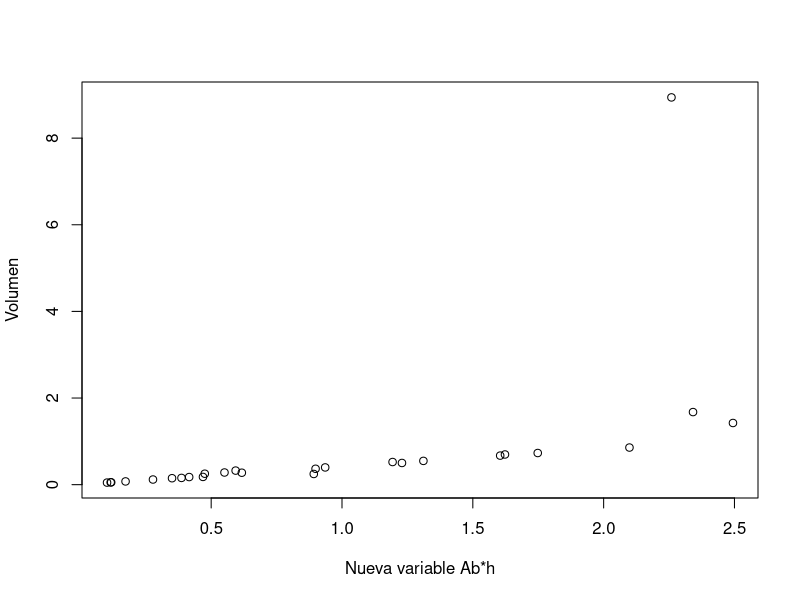
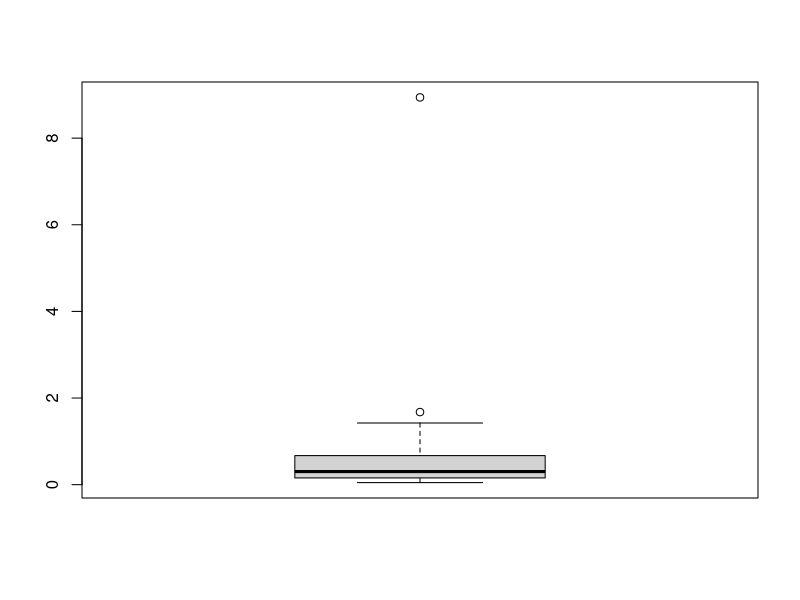
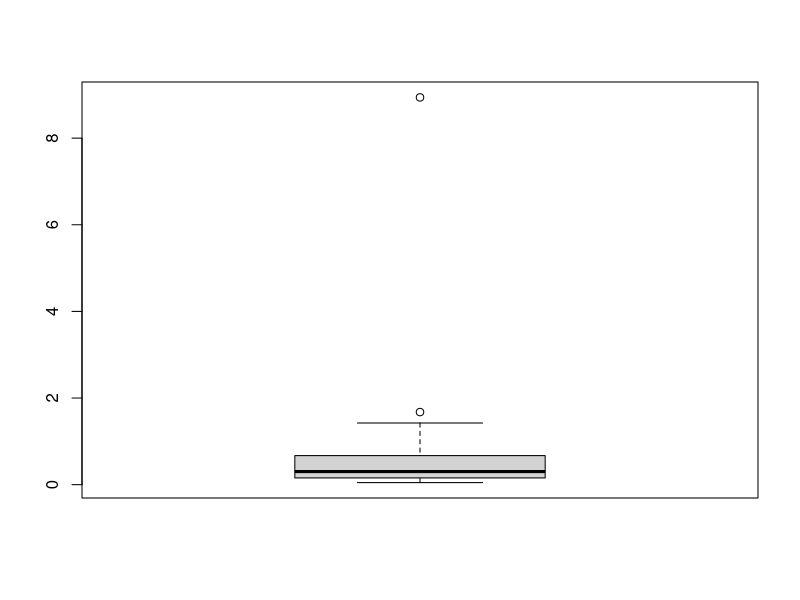
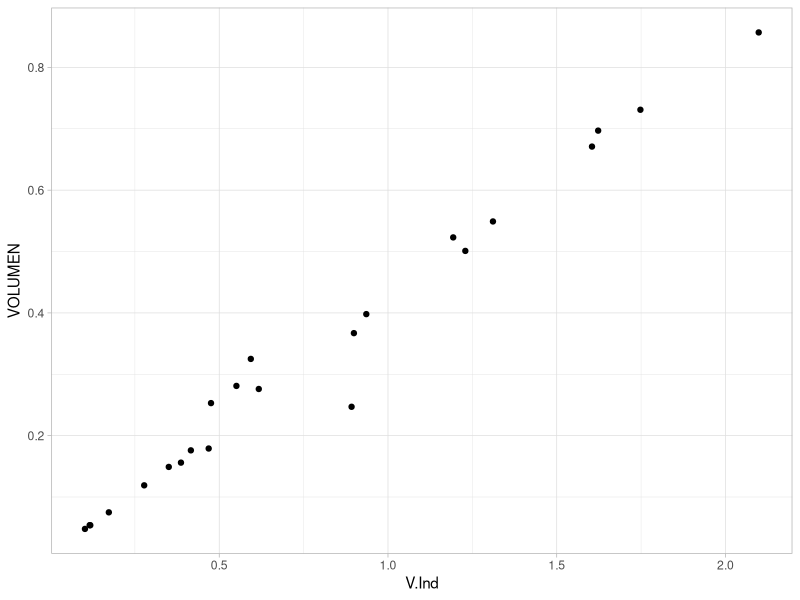
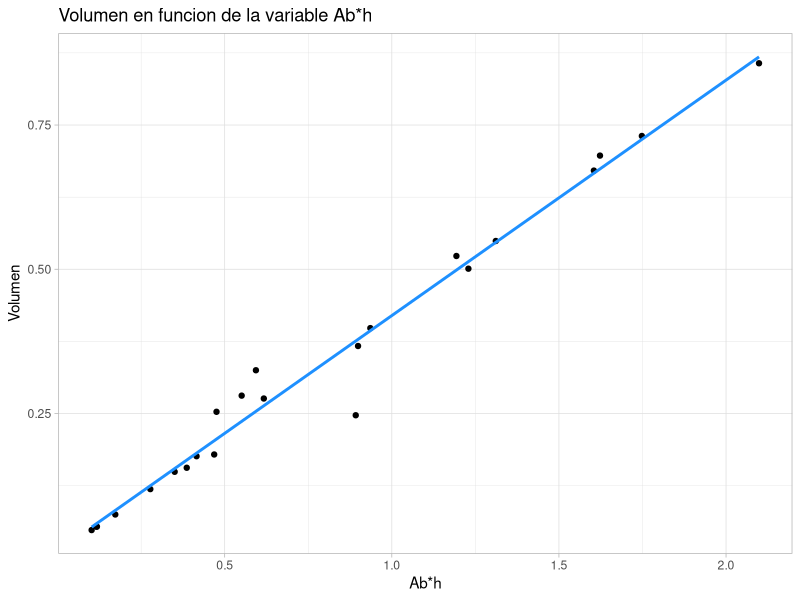
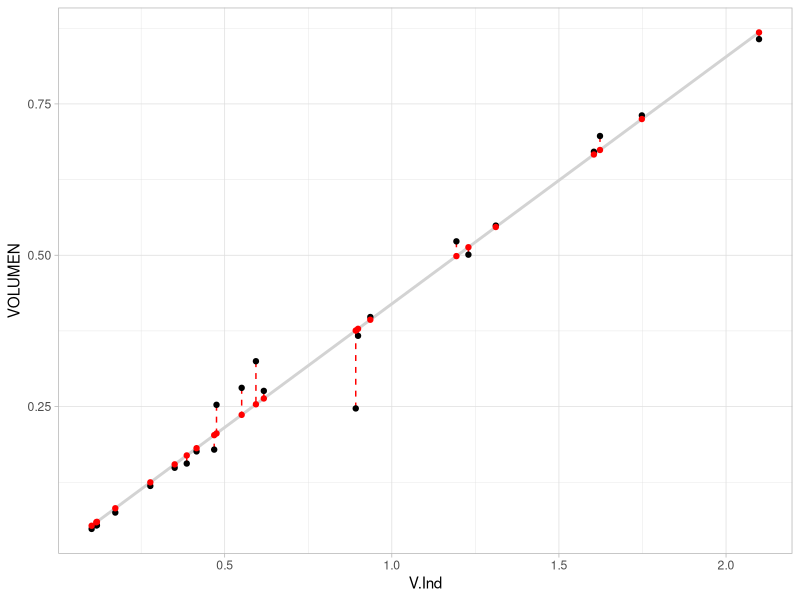

The R source for these figures, in order:
#Lectura de datos de una parcela permanente de 1/40 hectareas

datos <- read.csv2("Tabla1.csv",dec=".",fileEncoding = "latin1")
str(datos)
View(datos)
names(datos) <- c("ID","DAP","ALTURA","VOLUMEN")

#Se propondra un modelo de regresion lineal simple, relacionando volumen con una variable
#explicatoria, Area basal*Altura, pues es logico pensar en una estimacion del volumen de esa
#forma.

datos$V.Ind <- (((datos$DAP/100)^2)*pi/4)*datos$ALTURA

#Posterior se hace una vision general de los datos a relacionar
plot(datos$V.Ind,datos$VOLUMEN,xlab="Nueva variable Ab*h",ylab="Volumen")
#Parecen presentarsen outliers, lo que va a generar mayor error en un modelo explicatorio
#Sin embargo se confirmaran con el generado de boxplot

str(boxplot(datos$VOLUMEN))
#Efectivamente hay datos at?picos
Outliers <- boxplot(datos$VOLUMEN)$out
#Muestra dos outliers
datos[datos$VOLUMEN==(Outliers[1])|datos$VOLUMEN==(Outliers[2]),]


#Prueba de deteccion de atipicos de TUKEY 
cuantiles <- as.list(summary(datos$VOLUMEN))
#se puede notar que la media esta al doble de la mediana, muy alejadas, significa que
#pasa algo raro. Entre Q1 y Q3 se encuentran el 50% de los datos
#Rango intercuantilico IQR
IQR <- cuantiles$`3rd Qu.`-cuantiles$`1st Qu.`
Q1 <- cuantiles$`1st Qu.`
Q2 <- cuantiles$`3rd Qu.`
#hay 0.4795 pasos
#valor atipico leve que dista 1.5 veces *IQR debajo de
#Q1 o encima de Q3
#Valor atipico extremo dista 3 veces
#Estos serian los intervalos con valores atipicos leves
Q1-1.5*IQR #negativo, minimo seria cero
maximo <- Q2+1.5*IQR #maximo posible

#Visualizacion de los datos que son considerados atipicos leves
datos[(which(datos$VOLUMEN>maximo)),]

#visualizacion de los datos que son atipicos extremos
maximo2 <- Q2+3*IQR
datos[(which(datos$VOLUMEN>maximo2)),]


#Generando el modelo lineal, tambien es posible encontrar las medidas atipicas
modelo1 <- lm(datos$VOLUMEN~datos$V.Ind)
summary(modelo1)
influence.measures(modelo1)

#data Wrangling 
datos2 <- datos[-(which(datos$VOLUMEN>maximo)),]

#Visualizacion de datos ggplot
library(ggplot2)
ggplot(datos2, aes(x=V.Ind, y=VOLUMEN)) + 
  geom_point() + theme_light()
#Ahora si hay una tendencia mas clara en los datos


#Ajuste modelo
modelo1 <- lm(VOLUMEN~V.Ind,datos2)
modelo1
summary(modelo1)

#A?adiendo recta de regresion 
ggplot(datos2, aes(x=V.Ind, y=VOLUMEN)) + 
  geom_point() +
  geom_smooth(method='lm', formula=y~x, se=FALSE, col='dodgerblue1') +
  theme_light() +
  ggtitle("Volumen en funcion de la variable Ab*h")+
  labs(x="Ab*h", y="Volumen")

#Predicciones
datos2$predicciones <- predict(modelo1)
#Graficacion predichos 
ggplot(datos2, aes(x=V.Ind, y=VOLUMEN)) +
  geom_smooth(method="lm", se=FALSE, color="lightgrey") +
  geom_segment(aes(xend=V.Ind, yend=predicciones), col='red', lty='dashed') +
  geom_point() +
  geom_point(aes(y=predicciones), col='red') +
  theme_light()
